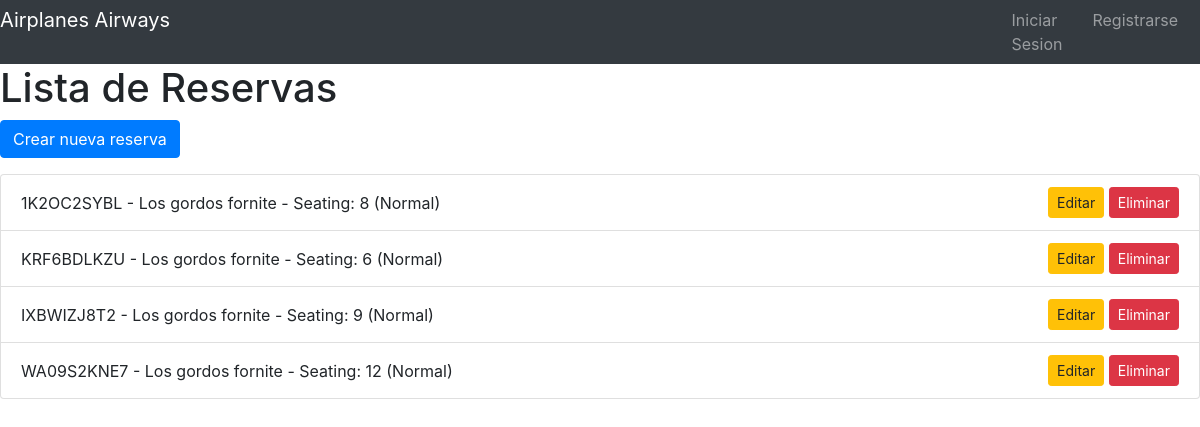
/reservations/, run on an earlier commit of the app's database.
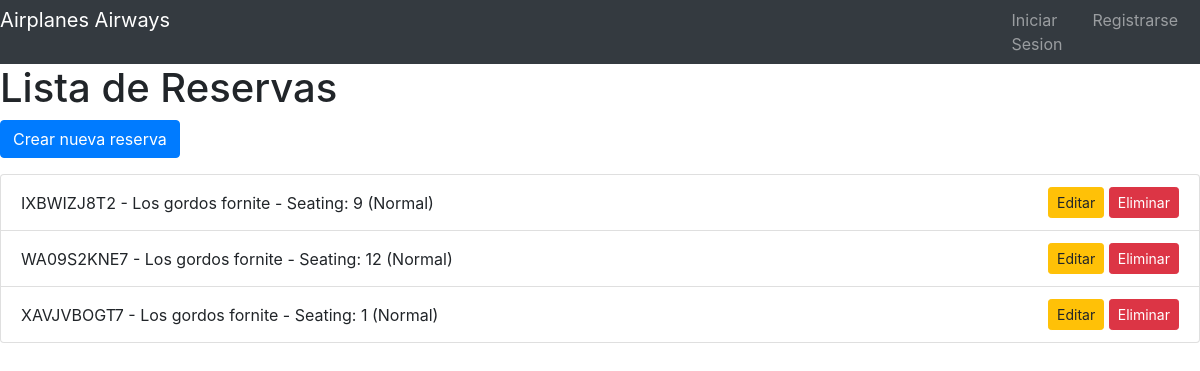
And on a later commit of the database.
### apps/reservations/models.py (models this page shows, shortened)
class Reservation(models.Model):
    flight_id = models.ForeignKey(
        Flight,
        on_delete=models.CASCADE
    )
    passenger_id = models.ForeignKey(
        Passenger,
        on_delete=models.CASCADE
    )
    seating_id = models.OneToOneField(
        Seating,
        on_delete=models.CASCADE
    )
    state = models.CharField(max_length=20, default='Reserved')
    reservation_date = models.DateTimeField(auto_now_add=True)
    price = models.DecimalField(max_digits=20, decimal_places=2)
    reservation_code = models.CharField(max_length=10, unique=True)

### apps/passengers/models.py (models this page shows, shortened)
class Passenger(models.Model):
    name = models.CharField(max_length=100)
    document = models.CharField(max_length=20, unique=True)
    email = models.EmailField()
    phone = models.CharField(max_length=20)
    date_birth = models.DateField()
    document_type = models.CharField(max_length=50, choices=DOCUMENT_TYPE_CHOICES)

### apps/airplanes/models.py (models this page shows)
class Seating(models.Model):
    airplane_id = models.ForeignKey(
        Airplane,
        on_delete=models.CASCADE,
        related_name='seatings',
    )
    number = models.IntegerField()
    row = models.IntegerField()
    column = models.IntegerField()
    type = models.CharField(max_length=100, choices=SEATING_TYPE_CHOICES, default='Normal')
    state = models.BooleanField(default=False)
    def __str__(self):
        return f"Seating: {self.number} ({self.type})"

### apps/reservations/views.py (the view)
# urls.py: path('', ReservationListView.as_view(), name='list'),
class ReservationListView(ListView):
    model = Reservation
    template_name = "reservations/list.html"
    context_object_name = "reservations"

### apps/reservations/templates/reservations/list.html
{% extends 'base.html' %}
{% block content %}
<h1>Lista de Reservas</h1>
<a href="{% url 'create' %}" class="btn btn-primary mb-3">
    Crear nueva reserva
</a>
<ul class="list-group">
    {% for reservation in reservations %}
        <li class="list-group-item d-flex justify-content-between align-items-center">
            <span>
                {{ reservation.reservation_code }} - {{ reservation.passenger_id.name }} - {{ reservation.seating_id }}
            </span>
            <span>
                <a href="{% url 'update' reservation.id %}" class="btn btn-sm btn-warning">
                    Editar
                </a>
                <a href="{% url 'delete' reservation.id %}" class="btn btn-sm btn-danger">
                    Eliminar
                </a>
            </span>
        </li>
    {% empty %}
        <li class="list-group-item">No hay reservas</li>
    {% endfor %}
</ul>
{% endblock %}

What changed in the data, as far as the page shows it:
removed Reservation: reservation_code "1K2OC2SYBL", passenger_id.name "Los gordos fornite", seating_id "Seating: 8 (Normal)"
removed Reservation: reservation_code "KRF6BDLKZU", passenger_id.name "Los gordos fornite", seating_id "Seating: 6 (Normal)"
added Reservation: reservation_code "XAVJVBOGT7", passenger_id.name "Los gordos fornite", seating_id "Seating: 1 (Normal)"
